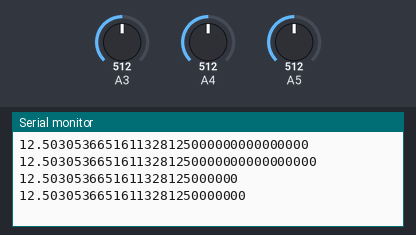
Bench run of a sketch on a simulated Arduino Uno, built with avr-gcc and run on an emulated ATmega328P. On the bench: the last lines printed to the serial monitor. Inputs (shaded band) come from the test bench; at power-on: A3 = 512, A4 = 512, A5 = 512.

Above: at 1.7 s.
1.8 s: A3 set to 716
5.3 s: A4 set to 716
At 8.5 s:
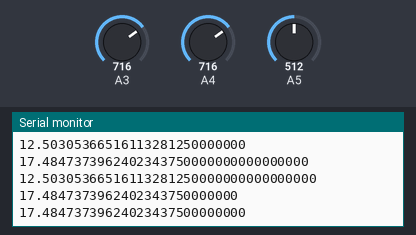
8.8 s: A5 set to 716
12.3 s: A3 set to 900
At 13.9 s:
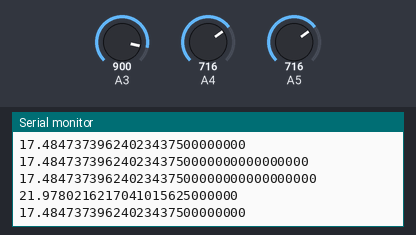
15.8 s: A4 set to 900
At 18.98 s:
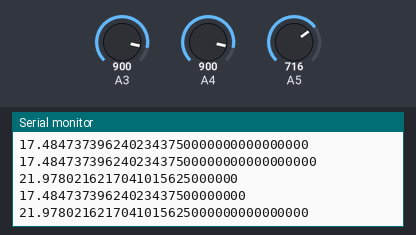
19.3 s: A5 set to 900
At 20.2 s:
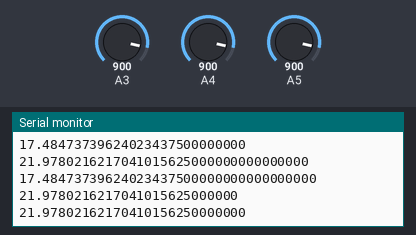
Timing chart, 0 to 22.3 s (numbered marks = the images above; inputs shaded):
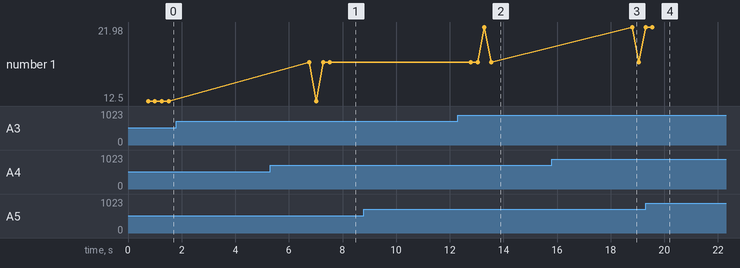

Measured:
- after the input at 5.3 s, the serial monitor: prints a new line after 1.5 s (image 1)
- after the input at 12.3 s, the serial monitor: prints a new line after 0.99 s (image 2)
- after the input at 15.8 s, the serial monitor: prints a new line after 3.0 s (image 3)

The sketch:

multiple_sensors_used_in_the_ESP_WROOM32S.ino
```cpp
//Declaration of GPIO pins based on the Datasheet
const int pot = 34;
const int pot1 = 35;
const int pot4 = 25;
const int pot5 = 26;

int potValue = 0;

void setup() {
  Serial.begin(9600);
  delay(500);

}


void loop() {

  //function call
  float mq1;
  mq1=wroom(pot);
  Serial.println(mq1,pot);
  float mq2;
  mq2=wroom(pot1);
  Serial.println(mq2,pot1);
  float mq5;
  mq5=wroom(pot4);
  Serial.println(mq5,pot4);
  float mq6;
  mq6=wroom(pot5);
  Serial.println(mq6,pot5);
  delay(5000);

}
//fuction declaration
// user defined functions is used
float wroom(int x){
    float sensorVoltage;
    float percentage;
    //analog values from the sensors
    potValue = analogRead(x);
    sensorVoltage = potValue*(3.0/4095);
    percentage = (sensorVoltage/3)*100;
    delay(250);
    return percentage;
}
```
